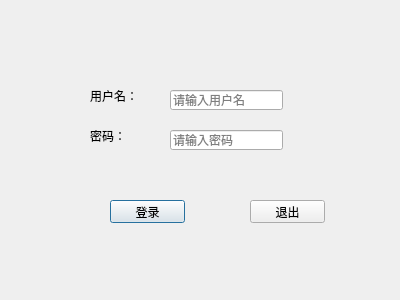
<?xml version="1.0" encoding="UTF-8"?>
<ui version="4.0">
 <class>LoginDialog</class>
 <widget class="QDialog" name="LoginDialog">
  <property name="geometry">
   <rect>
    <x>0</x>
    <y>0</y>
    <width>400</width>
    <height>300</height>
   </rect>
  </property>
  <property name="windowTitle">
   <string>Dialog</string>
  </property>
  <widget class="QLabel" name="label_2">
   <property name="geometry">
    <rect>
     <x>90</x>
     <y>130</y>
     <width>54</width>
     <height>12</height>
    </rect>
   </property>
   <property name="text">
    <string>密码：</string>
   </property>
  </widget>
  <widget class="QLineEdit" name="usrLineEdit">
   <property name="geometry">
    <rect>
     <x>170</x>
     <y>90</y>
     <width>113</width>
     <height>20</height>
    </rect>
   </property>
   <property name="placeholderText">
    <string>请输入用户名</string>
   </property>
  </widget>
  <widget class="QLineEdit" name="pwdLineEdit">
   <property name="geometry">
    <rect>
     <x>170</x>
     <y>130</y>
     <width>113</width>
     <height>20</height>
    </rect>
   </property>
   <property name="echoMode">
    <enum>QLineEdit::Password</enum>
   </property>
   <property name="placeholderText">
    <string>请输入密码</string>
   </property>
  </widget>
  <widget class="QLabel" name="label">
   <property name="geometry">
    <rect>
     <x>90</x>
     <y>90</y>
     <width>54</width>
     <height>12</height>
    </rect>
   </property>
   <property name="text">
    <string>用户名：</string>
   </property>
  </widget>
  <widget class="QPushButton" name="loginBtn">
   <property name="geometry">
    <rect>
     <x>110</x>
     <y>200</y>
     <width>75</width>
     <height>23</height>
    </rect>
   </property>
   <property name="text">
    <string>登录</string>
   </property>
  </widget>
  <widget class="QPushButton" name="exitBtn">
   <property name="geometry">
    <rect>
     <x>250</x>
     <y>200</y>
     <width>75</width>
     <height>23</height>
    </rect>
   </property>
   <property name="text">
    <string>退出</string>
   </property>
  </widget>
 </widget>
 <resources/>
 <connections>
  <connection>
   <sender>exitBtn</sender>
   <signal>clicked()</signal>
   <receiver>LoginDialog</receiver>
   <slot>close()</slot>
   <hints>
    <hint type="sourcelabel">
     <x>287</x>
     <y>211</y>
    </hint>
    <hint type="destinationlabel">
     <x>199</x>
     <y>149</y>
    </hint>
   </hints>
  </connection>
 </connections>
</ui>
